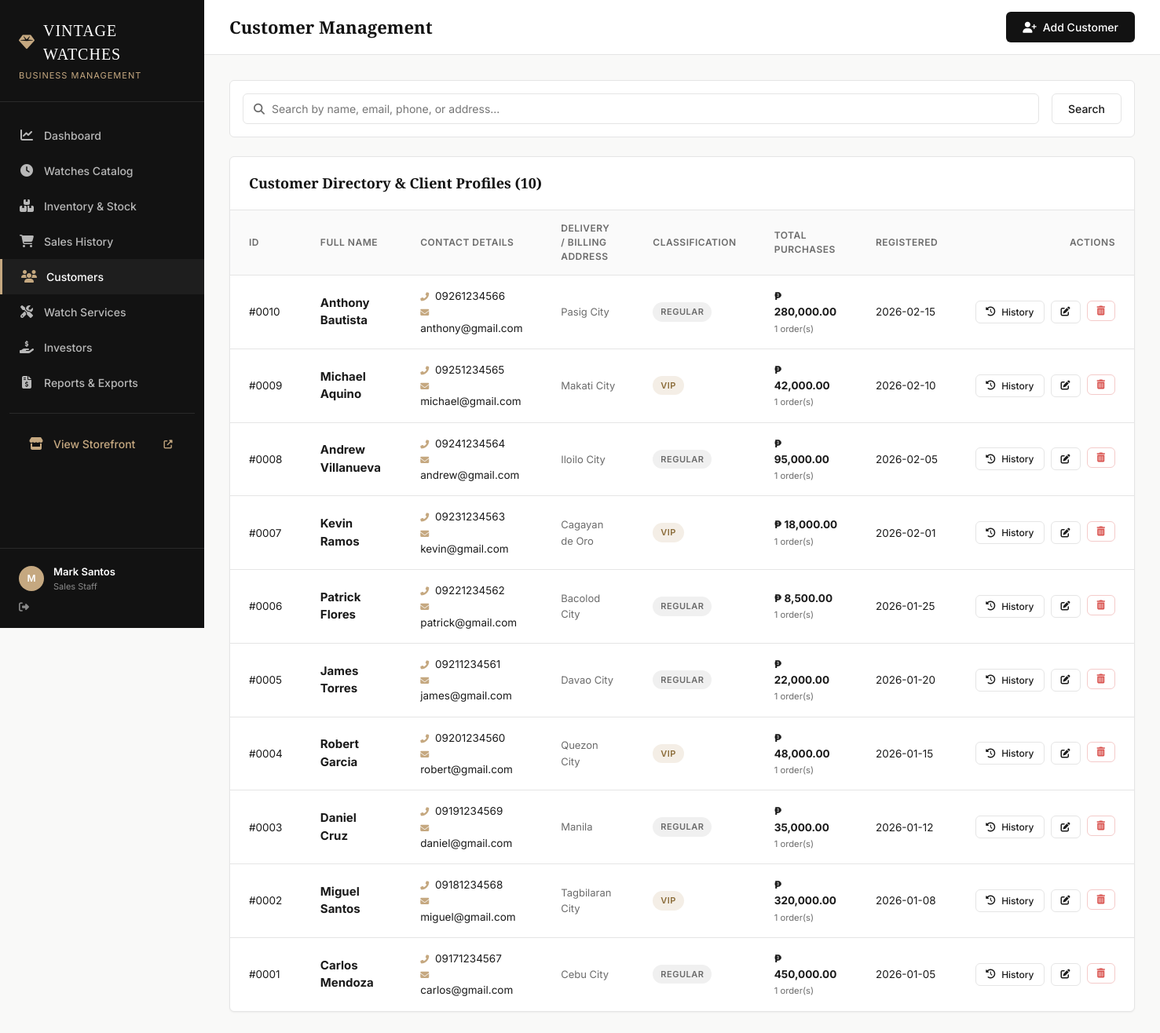
Screenshot of /customers (signed in) with the database file from the repository.
### tables this page shows
CREATE TABLE "customer" (
  `customer_id` INTEGER PRIMARY KEY AUTOINCREMENT,
  `full_name` varchar(100) NOT NULL,
  `contact_number` varchar(20) NOT NULL,
  `email` varchar(100) NOT NULL,
  `address` varchar(255) NOT NULL,
  `customer_type` varchar(30) NOT NULL,
  `date_registered` date NOT NULL
);

### app.py (the view)
@app.route('/customers')
@login_required
def customers():
    search = request.args.get('search', '').strip()
    query = """
        SELECT c.*,
               COUNT(DISTINCT s.sale_id) as total_orders,
               COALESCE(SUM(s.total_amount), 0) as total_spent
        FROM customer c
        LEFT JOIN sales s ON c.customer_id = s.customer_id
        WHERE 1=1
    """
    params = []
    if search:
        query += " AND (c.full_name LIKE %s OR c.email LIKE %s OR c.contact_number LIKE %s OR c.address LIKE %s)"
        params.extend([f"%{search}%", f"%{search}%", f"%{search}%", f"%{search}%"])
    query += " GROUP BY c.customer_id ORDER BY c.customer_id DESC"
    customer_list = db.fetch_all(query, tuple(params))
    return render_template('customers.html', customers=customer_list, search=search)

### app.py (called while the page is built)
def login_required(f):
    @wraps(f)
    def decorated_function(*args, **kwargs):
        if 'user_id' not in session:
            flash("Please sign in to access the management portal.", "info")
            return redirect(url_for('login'))
        return f(*args, **kwargs)
    return decorated_function

@app.context_processor
def inject_cart_info():
    cart = session.get('cart', {})
    cart_count = sum(cart.values()) if isinstance(cart, dict) else 0
    return dict(cart_count=cart_count, date=date, today_date=str(date.today()))

### database.py (called while the page is built)
def use_mysql():
    if os.getenv("RENDER"):
        return bool(os.getenv("MYSQL_URL") or os.getenv("DATABASE_URL") or (os.getenv("DB_HOST") and os.getenv("DB_HOST") != "localhost"))
    return bool(os.getenv("MYSQL_URL") or os.getenv("DATABASE_URL") or os.getenv("DB_HOST") or os.getenv("MYSQLHOST"))

def get_sqlite_connection():
    db_path = os.path.join(os.path.dirname(__file__), 'vintage_watches.db')
    conn = sqlite3.connect(db_path, check_same_thread=False)
    conn.row_factory = sqlite3.Row
    conn.create_function("CURDATE", 0, lambda: datetime.now().strftime("%Y-%m-%d"))
    conn.create_function("NOW", 0, lambda: datetime.now().strftime("%Y-%m-%d %H:%M:%S"))
    conn.create_function("MONTH", 1, lambda d: int(str(d).split('-')[1]) if d and '-' in str(d) else 1)
    conn.create_function("YEAR", 1, lambda d: int(str(d).split('-')[0]) if d and '-' in str(d) else datetime.now().year)
    return conn

def get_db_connection():
    if use_mysql():
        conn = get_mysql_connection()
        if conn:
            return conn
    return get_sqlite_connection()

def is_sqlite_conn(conn):
    return isinstance(conn, sqlite3.Connection)

def prepare_query(query, is_sqlite):
    if is_sqlite:
        return query.replace('%s', '?')
    return query

def fetch_all(query, params=None):
    conn = get_db_connection()
    if not conn: return []
    sqlite = is_sqlite_conn(conn)
    q = prepare_query(query, sqlite)
    try:
        if sqlite:
            cursor = conn.cursor()
            cursor.execute(q, params or ())
            rows = cursor.fetchall()
            return [dict(r) for r in rows]
        else:
            cursor = conn.cursor(dictionary=True)
            cursor.execute(q, params or ())
            return cursor.fetchall()
    except Exception as err:
        print(f"Query Failed: {err}")
        return []
    finally:
        try: cursor.close()
        except: pass
        try: conn.close()
        except: pass

### templates/customers.html (shortened to what this page needs)
{% extends "base.html" %}
{% block page_title %}Customer Management{% endblock %}
{% block header_actions %}
<button class="btn btn-primary" data-modal="addCustomerModal">
    <i class="fas fa-user-plus"></i> Add Customer
</button>
{% endblock %}
{% block content %}
<div class="filters-bar">
    <form action="{{ url_for('customers') }}" method="GET" style="display: flex; gap: 16px; width: 100%;">
        <div class="search-input-wrapper">
            <i class="fas fa-search"></i>
            <input type="text" name="search" class="form-control" placeholder="Search by name, email, phone, or address..." value="{{ search }}">
        </div>
        <button type="submit" class="btn btn-outline">Search</button>
    </form>
</div>
<div class="table-container">
    <div class="table-header">
        <h2 class="table-title">Customer Directory & Client Profiles ({{ customers | length }})</h2>
    </div>
    <table class="data-table">
        <thead>
            <tr>
                <th>ID</th>
                <th>Full Name</th>
                <th>Contact Details</th>
                <th>Delivery / Billing Address</th>
                <th>Classification</th>
                <th>Total Purchases</th>
                <th>Registered</th>
                <th class="text-right">Actions</th>
            </tr>
        </thead>
        <tbody>
            {% for customer in customers %}
            <tr>
                <td>#{{ "%04d" | format(customer.customer_id) }}</td>
                <td>
                    <strong style="font-size: 15px;">{{ customer.full_name }}</strong>
                </td>
                <td>
                    <div><i class="fas fa-phone-alt" style="font-size: 11px; color: var(--color-accent); margin-right: 4px;"></i> {{ customer.contact_number }}</div>
                    <div><i class="fas fa-envelope" style="font-size: 11px; color: var(--color-accent); margin-right: 4px;"></i> {{ customer.email }}</div>
                </td>
                <td>
                    <span style="font-size: 13px; color: var(--color-text-muted);">{{ customer.address }}</span>
                </td>
                <td>
                    <span class="badge {% if customer.customer_type == 'VIP' %}badge-accent{% else %}badge-neutral{% endif %}"
                          {% if customer.customer_type == 'VIP' %}style="background: rgba(197, 168, 128, 0.2); color: #8c6d3b; font-weight: 600;"{% endif %}>
                        {{ customer.customer_type }}
                    </span>
                </td>
                <td>
                    <strong>₱ {{ "{:,.2f}".format(customer.total_spent) }}</strong><br>
                    <small style="color: var(--color-text-muted);">{{ customer.total_orders }} order(s)</small>
                </td>
                <td>{{ customer.date_registered }}</td>
                <td class="text-right">
                    <div style="display: flex; gap: 8px; justify-content: flex-end;">
                        <button class="btn btn-sm btn-outline view-customer-history-btn" data-id="{{ customer.customer_id }}" title="View purchase and service history">
                            <i class="fas fa-history"></i> History
                        </button>
                        <button class="btn btn-sm btn-outline edit-customer-btn" data-id="{{ customer.customer_id }}" title="Edit customer details">
                            <i class="fas fa-edit"></i>
                        </button>
                        <form action="{{ url_for('customer_delete', customer_id=customer.customer_id) }}" method="POST" onsubmit="return confirm('Are you sure you want to remove customer {{ customer.full_name }}?');" style="display: inline;">
                            <button type="submit" class="btn btn-sm btn-outline" style="color: var(--color-danger); border-color: rgba(217,83,79,0.3);" title="Delete customer">
                                <i class="fas fa-trash-alt"></i>
                            </button>
                        </form>
                    </div>
                </td>
            </tr>
            {% else %}
            <tr>
                <td colspan="8" class="text-center text-muted" style="padding: 40px;">No customers found matching your criteria.</td>
            </tr>
            {% endfor %}
        </tbody>
    </table>
</div>
{% endblock %}

### static/css/style.css (style rules this page uses)
:root { --color-bg: #f9f9f8; --color-surface: #ffffff; --color-text-main: #1a1a1a; --color-text-muted: #6b6b6b; --color-border: #e5e5e5; --color-primary: #121212; --color-accent: #c5a880; --color-accent-hover: #b0926a; --color-danger: #d9534f; --color-success: #2e7d32; --color-warning: #f57c00; --color-info: #0277bd; --font-sans: 'Inter', -apple-system, BlinkMacSystemFont, sans-serif; --font-serif: 'Playfair Display', serif; --shadow-sm: 0 1px 2px rgba(0,0,0,0.05); --shadow-md: 0 4px 6px -1px rgba(0,0,0,0.1), 0 2px 4px -1px rgba(0,0,0,0.06); --shadow-lg: 0 10px 15px -3px rgba(0,0,0,0.1), 0 4px 6px -2px rgba(0,0,0,0.05); --transition: all 0.2s ease-in-out; --sidebar-width: 260px; --header-height: 70px; --border-radius: 6px; }
* { margin: 0; padding: 0; box-sizing: border-box; }
body { font-family: var(--font-sans); background-color: var(--color-bg); color: var(--color-text-main); line-height: 1.5; font-size: 14px; -webkit-font-smoothing: antialiased; }
h1, h2, h3, h4, h5, h6 { font-family: var(--font-serif); color: var(--color-primary); font-weight: 600; }
.table-container { background: var(--color-surface); border-radius: var(--border-radius); border: 1px solid var(--color-border); overflow-x: auto; box-shadow: var(--shadow-sm); margin-bottom: 24px; }
.table-header { padding: 20px 24px; border-bottom: 1px solid var(--color-border); display: flex; justify-content: space-between; align-items: center; }
.table-title { font-size: 18px; margin: 0; }
.data-table { width: 100%; border-collapse: collapse; }
.data-table th { background-color: #fafafa; text-align: left; padding: 14px 24px; font-size: 12px; text-transform: uppercase; letter-spacing: 0.5px; color: var(--color-text-muted); border-bottom: 1px solid var(--color-border); font-weight: 600; }
.data-table td { padding: 16px 24px; border-bottom: 1px solid var(--color-border); font-size: 13.5px; vertical-align: middle; }
.data-table tr:last-child td { border-bottom: none; }
.badge { padding: 4px 10px; border-radius: 20px; font-size: 11px; font-weight: 600; text-transform: uppercase; letter-spacing: 0.5px; display: inline-block; }
.badge-neutral { background: #f0f0f0; color: var(--color-text-muted); }
.form-control { width: 100%; padding: 10px 14px; border: 1px solid var(--color-border); border-radius: var(--border-radius); font-family: var(--font-sans); font-size: 14px; color: var(--color-text-main); transition: var(--transition); }
.btn { display: inline-flex; align-items: center; justify-content: center; gap: 8px; padding: 10px 20px; border-radius: var(--border-radius); font-family: var(--font-sans); font-size: 14px; font-weight: 500; cursor: pointer; border: 1px solid transparent; transition: var(--transition); }
.btn-primary { background-color: var(--color-primary); color: white; }
.btn-outline { background-color: transparent; border-color: var(--color-border); color: var(--color-text-main); }
.btn-sm { padding: 6px 12px; font-size: 12px; }
.filters-bar { display: flex; gap: 16px; margin-bottom: 24px; align-items: center; flex-wrap: wrap; background: var(--color-surface); padding: 16px; border-radius: var(--border-radius); border: 1px solid var(--color-border); }
.search-input-wrapper { position: relative; flex: 1; min-width: 200px; }
.search-input-wrapper i { position: absolute; left: 14px; top: 50%; transform: translateY(-50%); color: var(--color-text-muted); }
.search-input-wrapper .form-control { padding-left: 36px; }
.text-right { text-align: right !important; }

### rows the page displays
customer: customer_id "0010", full_name "Anthony Bautista", contact_number "09261234566", email "anthony@gmail.com", address "Pasig City", customer_type "REGULAR", total_spent "280,000.00", total_orders "1", date_registered "2026-02-15"
customer: customer_id "0009", full_name "Michael Aquino", contact_number "09251234565", email "michael@gmail.com", address "Makati City", customer_type "VIP", total_spent "42,000.00", total_orders "1", date_registered "2026-02-10"
customer: customer_id "0008", full_name "Andrew Villanueva", contact_number "09241234564", email "andrew@gmail.com", address "Iloilo City", customer_type "REGULAR", total_spent "95,000.00", total_orders "1", date_registered "2026-02-05"
customer: customer_id "0007", full_name "Kevin Ramos", contact_number "09231234563", email "kevin@gmail.com", address "Cagayan de Oro", customer_type "VIP", total_spent "18,000.00", total_orders "1", date_registered "2026-02-01"
customer: customer_id "0006", full_name "Patrick Flores", contact_number "09221234562", email "patrick@gmail.com", address "Bacolod City", customer_type "REGULAR", total_spent "8,500.00", total_orders "1", date_registered "2026-01-25"
customer: customer_id "0005", full_name "James Torres", contact_number "09211234561", email "james@gmail.com", address "Davao City", customer_type "REGULAR", total_spent "22,000.00", total_orders "1", date_registered "2026-01-20"
customer: customer_id "0004", full_name "Robert Garcia", contact_number "09201234560", email "robert@gmail.com", address "Quezon City", customer_type "VIP", total_spent "48,000.00", total_orders "1", date_registered "2026-01-15"
customer: customer_id "0003", full_name "Daniel Cruz", contact_number "09191234569", email "daniel@gmail.com", address "Manila", customer_type "REGULAR", total_spent "35,000.00", total_orders "1", date_registered "2026-01-12"
customer: customer_id "0002", full_name "Miguel Santos", contact_number "09181234568", email "miguel@gmail.com", address "Tagbilaran City", customer_type "VIP", total_spent "320,000.00", total_orders "1", date_registered "2026-01-08"
customer: customer_id "0001", full_name "Carlos Mendoza", contact_number "09171234567", email "carlos@gmail.com", address "Cebu City", customer_type "REGULAR", total_spent "450,000.00", total_orders "1", date_registered "2026-01-05"

### other values shown
{{ session.get('full_name', 'U')[0].upper() }} "M"
{{ session.get('full_name') }} "Mark Santos"
{{ session.get('role') }} "Sales Staff"
{{ customers | length }} "10"
